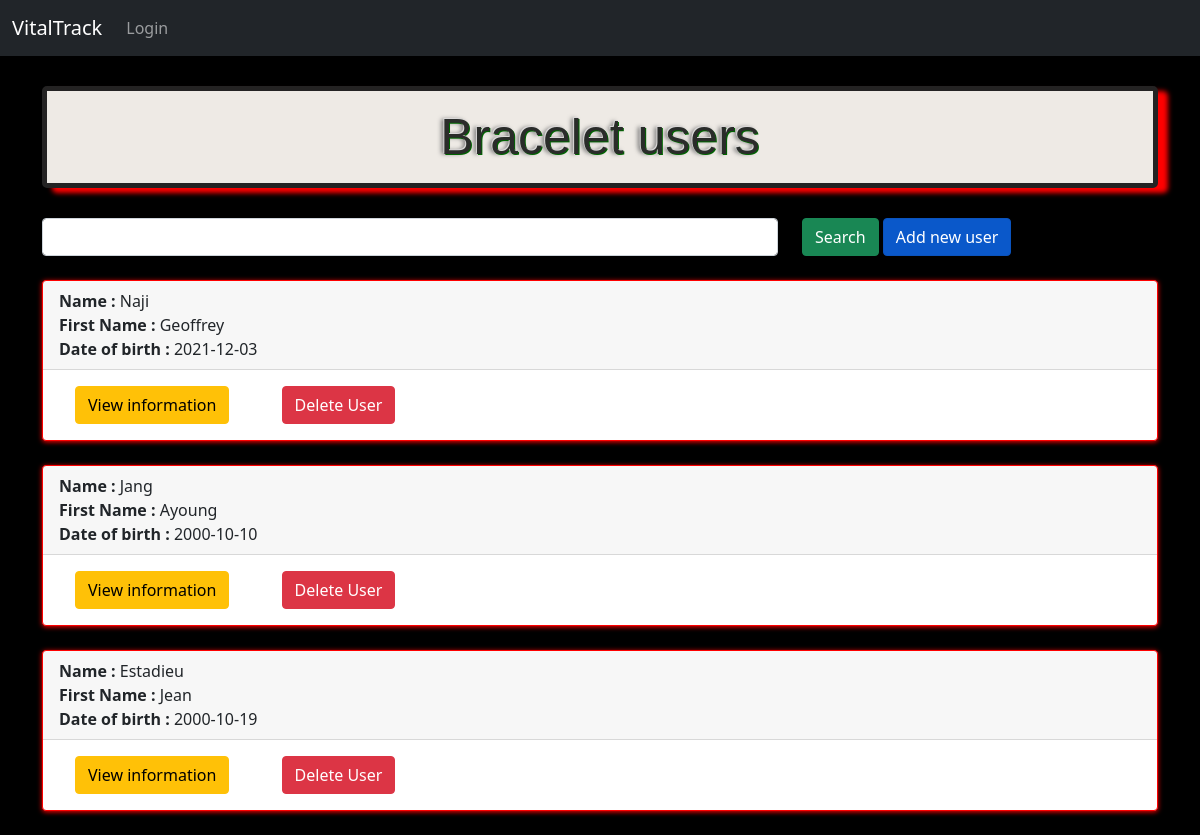
The page /afficherUsager.php on the database its author committed.
### tables this page shows
CREATE TABLE IF NOT EXISTS `usager` (
  `id_usager` int(11) NOT NULL AUTO_INCREMENT,
  `nom` varchar(50) DEFAULT NULL,
  `prenom` varchar(50) DEFAULT NULL,
  `civilite` varchar(50) DEFAULT NULL,
  `adresse` varchar(50) DEFAULT NULL,
  `cdp` varchar(5) DEFAULT NULL,
  `ville` varchar(50) DEFAULT NULL,
  `lieu_naiss` varchar(50) DEFAULT NULL,
  `num_secu` varchar(50) DEFAULT NULL,
  `num_secu0` int(11) DEFAULT NULL,
  `num_secu1` int(11) DEFAULT NULL,
  `num_secu2` int(11) DEFAULT NULL,
  `num_secu3` int(11) DEFAULT NULL,
  `num_secu4` int(11) DEFAULT NULL,
  `num_secu5` int(11) DEFAULT NULL,
  `num_secu6` int(11) DEFAULT NULL,
  `heartRateMonday` int(11) DEFAULT NULL,
  `heartRateTuesday` int(11) DEFAULT NULL,
  `heartRateWednesday` int(11) DEFAULT NULL,
  `heartRateThursday` int(11) DEFAULT NULL,
  `heartRateFriday` int(11) DEFAULT NULL,
  `heartRateSaturday` int(11) DEFAULT NULL,
  `heartRateSunday` int(11) DEFAULT NULL,
  `date_naiss` date DEFAULT NULL,
  `id_medecin` int(11) DEFAULT NULL,
  PRIMARY KEY (`id_usager`),
  KEY `id_medecin` (`id_medecin`)
);

### actions/usager/afficherUsagerAction.php (called while the page is built, shortened)
<?php
require('actions/database.php');
$afficherUsager = $bdd->query('SELECT nom, prenom, date_naiss, id_usager FROM usager ORDER BY nom DESC');

### afficherUsager.php (the view, shortened to what this page needs)
<?php
    require('actions/usager/afficherUsagerAction.php');
?>
<!DOCTYPE html>
<html lang="fr">
<?php include 'inclure/head.php'; ?>
<body>
    <?php include 'inclure/navbar.php'?>
    <div class="container">
    <h1>Bracelet users</h1>
        <form method="GET">
            <div class="form-group row">
                <div class="col-8">
                    <input type="search" name="recherche" class="form-control">
                </div>
                <div class="col-4">
                    <button class="btn btn-success" type="submit">Search</button>
                    <a href ="ajouterUsager.php" class="btn btn-primary active">Add new user</a>
                </div>
            </div>
        </form>
        <br>
        <?php
            while($usager = $afficherUsager->fetch()){
                ?>
                <div class="card">
                    <div class="card-header">
                        <b>Name :</b> <?= $usager['nom']; ?>
                        <br>
                        <b>First Name :</b> <?= $usager['prenom']; ?>
                        <br>
                        <b>Date of birth :</b> <?= $usager['date_naiss']; ?>
                    </div>
                    <div class="cart-footer">
                        <a href="modifier_usager.php?id=<?= $usager['id_usager']; ?>" class="btn btn-warning" id ="cent">View information</a>
                        <a href="actions/usager/supprimerUsagerAction.php?id=<?= $usager['id_usager']; ?>" class="btn btn-danger" id ="cent">Delete User</a>
                    </div>
                </div>
                <br>
                <?php
            }
        ?>
</div>
</body>
</html>

### style.css (style rules this page uses)
body { background-color: black; }
h1 { font-size: 50px; text-shadow: -1px -1px rgb(218, 216, 216), 1px 1px #060, -3px 0 4px rgb(124, 124, 124); font-family:Arial, Helvetica, sans-serif; color: rgb(42, 44, 42); padding:16px; font-weight:lighter; -moz-box-shadow: 4px 4px 6px #888; -webkit-box-shadow: 4px 4px 6px #888; box-shadow: 10px 5px 5px red; text-align:center; display:block; margin-bottom: 30px; margin-top: 30px; border-radius: 5px; border : 5px solid rgb(36, 35, 35); background-color: rgb(238, 234, 229); }
#cent { margin: 1em; margin-left: 2em; }
.card { border : 1px solid red; box-shadow: 0px 1px 5px red; }

### rows shown on the page
usager: nom "Naji", prenom "Geoffrey", date_naiss "2021-12-03"
usager: nom "Jang", prenom "Ayoung", date_naiss "2000-10-10"
usager: nom "Estadieu", prenom "Jean", date_naiss "2000-10-19"
